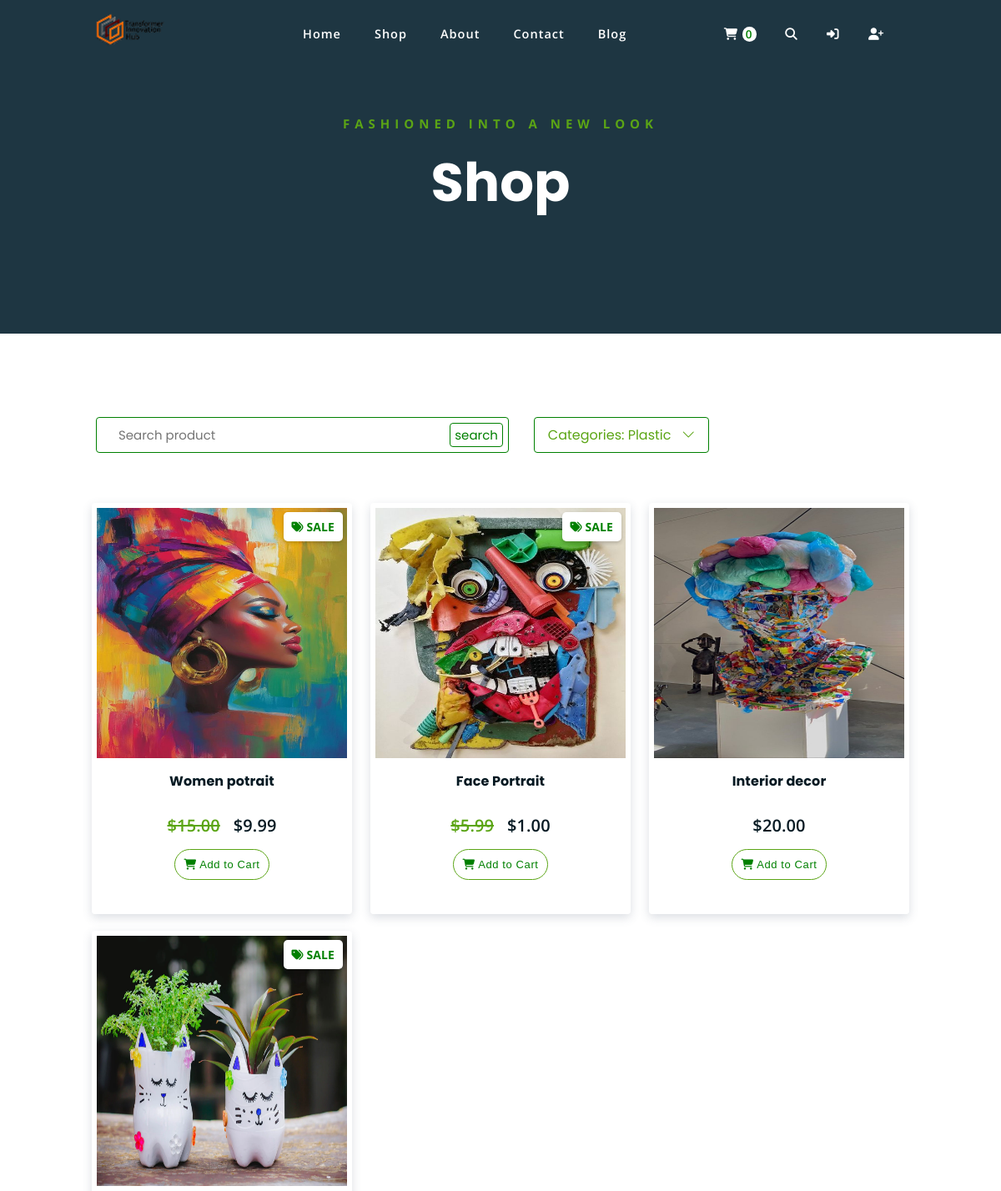
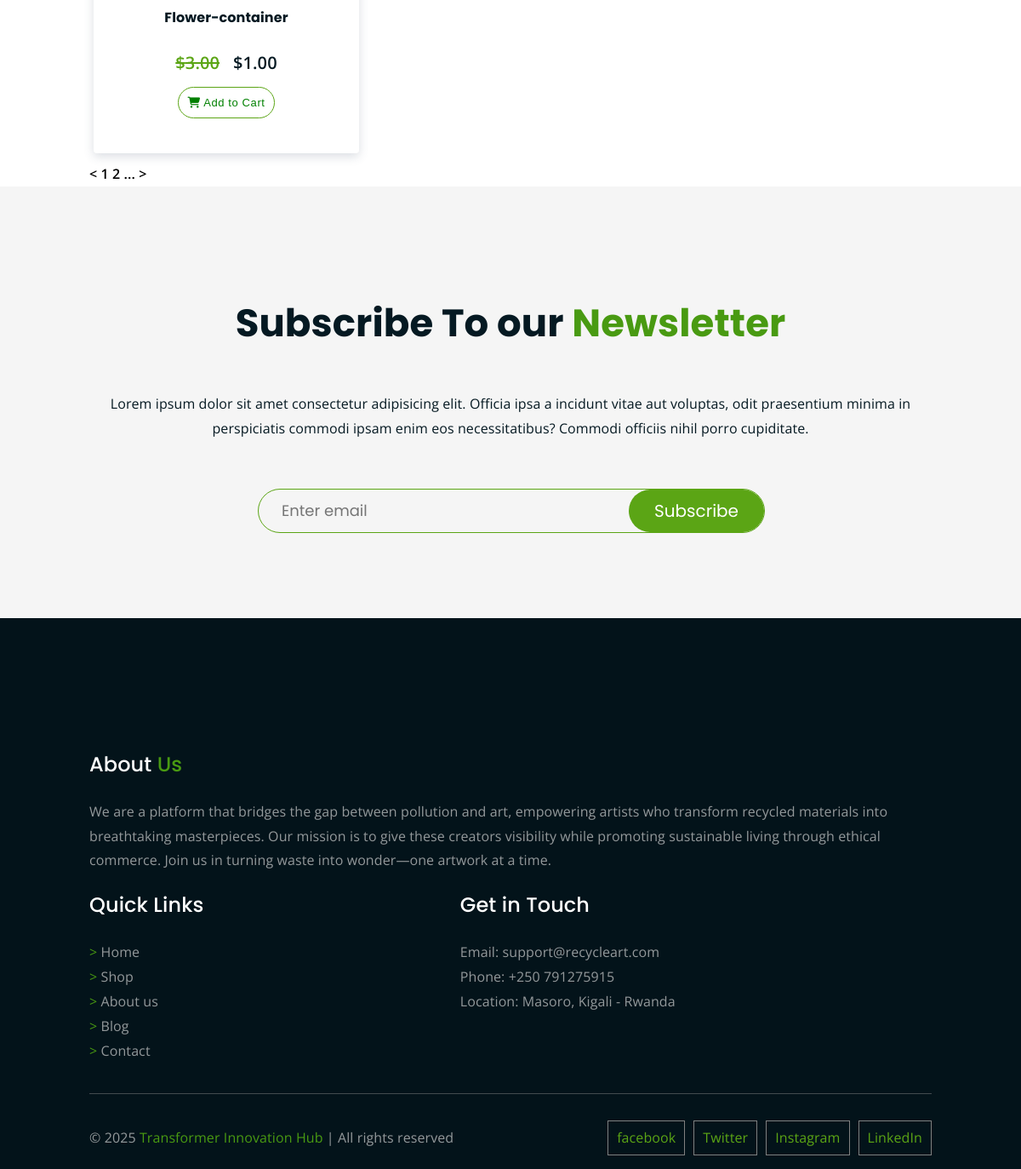
The page /category/Plastic on the database its author committed (2 pictures, top to bottom).
### webstore/models.py (models this page shows, shortened)
class Category(models.Model):
    name = models.CharField(max_length=50)
    def __str__(self):
        return self.name
    class Meta:
        verbose_name_plural = "categories"

class Product(models.Model):
    name = models.CharField(max_length=50)
    price = models.DecimalField(default=0, decimal_places=2, max_digits=6)
    category = models.ForeignKey(Category, on_delete=models.CASCADE, default=1)
    description = models.CharField(max_length=240, blank=True, default="", null=True)
    image = models.ImageField(upload_to="uploads/product")
    is_sale = models.BooleanField(default=False)
    sale_price = models.DecimalField(default=0, decimal_places=2, max_digits=6)

### webstore/views.py (the view)
# urls.py: path("category/<str:ctgry>", views.category, name="category"),
def category(request, ctgry):
    print('The category is', ctgry)
    category = Category.objects.get(name=ctgry)
    products = Product.objects.filter(category=category)
    return render(request, "shop.html", {"products": products, "category": category})

### cart/cart.py (called while the page is built)
    def __len__(self):
        return len(self.cart)

### cart/context_processors.py (called while the page is built)
def cart(request):
    return {"cart": Cart(request)}

### webstore/templates/shop.html (shortened to what this page needs)
{% extends 'layout.html' %} {% block title %}Shop - Innovation Hub{% endblock %}
{% block page_head %}
    <p class="subtitle">FASHIONED INTO A NEW LOOK</p>
    <h1>Shop</h1>
{% endblock %}
{% block page_content %}
<div class="search-filters">
  <div class="container">
    <div class="row search-row">
      <div class="search">
        <form action="">
          <input type="text" name="" id="" placeholder="Search product" />
          <input type="submit" name="" id="search-btn" value="search" />
        </form>
      </div>
      <div class="dropdown">
        {% if category %}
          <button class="dropbtn">Categories: {{ category }} &nbsp; <i class="bi bi-chevron-down"></i></button>
        {% else %}
          <button class="dropbtn">Categories: All &nbsp; <i class="bi bi-chevron-down"></i></button>
        {% endif %}
      </div>
    </div>
  </div>
</div>
    <div class="product-display">
        <div class="container">
            <div class="row">
                <div class="products-view">
                    {% for item in products %}
                        {% if item.is_sale %}
                            <div class="shop-product-item">
                              <a href="{% url 'webstore:product' item.id %}" class="shop-product-itm-ln">
                                <div class="shop-product-img">
                                    <span class="sale-badge"><i class="fas fa-tags"></i> Sale</span>
                                    <img src="{{ item.image.url }}" alt="">
                                </div>
                              </a>
                              <div class="shop-product-meta">
                                  <h4>{{ item.name }}</h4>
                                  <p class="product-price">
                                      <strike style="color: #5ba515;">${{ item.price }}</strike>
                                      &nbsp;
                                      ${{ item.sale_price }}
                                  </p>
                                  <button type="button" value="{{ item.id }}" class="add-to-cart" id="add-to-cart"><i class="fas fa-shopping-cart"></i> Add to Cart</button>
                              </div>
                            </div>
                        {% else %}
                            <div class="shop-product-item">
                              <a href="{% url 'webstore:product' item.id %}" class="shop-product-itm-ln">
                                <div class="shop-product-img">
                                    <img src="{{ item.image.url }}" alt="">
                                </div>
                              </a>
                              <div class="shop-product-meta">
                                  <h4>{{ item.name }}</h4>
                                  <p class="product-price">${{ item.price }}</p>
                                  <button type="button" value="{{ item.id }}" class="add-to-cart" id="add-to-cart"><i class="fas fa-shopping-cart"></i> Add to Cart</button>
                              </div>
                            </div>
                        {% endif %}
                    {% endfor %}
                </div>
            </div>
        </div>
    </div>
<div class="pages-change">
  <div class="container">
    <div class="row">
      <div class="pg-change-icon">
        <a href="#" class="pg-change-link"> < </a>
        <a href="#" class="pg-change-link"> 1 </a>
        <a href="#" class="pg-change-link"> 2 </a>
        <a href="#" class="pg-change-link"> ... </a>
        <a href="#" class="pg-change-link"> > </a>
      </div>
    </div>
  </div>
</div>
{% endblock %}

### webstore/static/styles/all.css (style rules this page uses)
body { font-family: "Open Sans", sans-serif; font-size: 1rem; letter-spacing: 0.1px; line-height: 1.8; margin: 0; padding: 0; }
h1, .h1, h2, .h2, h3, .h3, h4, .h4, h5, .h5, h6, .h6 { font-family: "Poppins", sans-serif; font-weight: 700; margin: 0 0 1.25rem 0; color: #051922; }
span { color: #499a12; }
.row { display: flex; flex-wrap: wrap; margin-left: -15px; margin-right: -15px; }
@media (min-width: 992px) { .container { max-width: 960px; } }
.container { margin-left: auto; margin-right: auto; width: 100%; padding-left: 15px; padding-right: 15px; }
a { text-decoration: none; color: black; font-weight: 600; }
p { font-family: "Open Sans", sans-serif; font-weight: 400; font-size: 1rem; letter-spacing: 0.1px; line-height: 1.8; color: #051922; }

### webstore/static/styles/checkout.css (style rules this page uses)
form { text-align: center; }

### webstore/static/styles/shop.css (style rules this page uses)
.search-row { align-items: center; }
.search-filters .search { margin: 100px 20px 50px 10px; border: 1px solid green; padding: 1px 1px; border-radius: 4px; color: #03131A; }
.search input { font-size: 15px; font-family: 'Poppins'; padding: 8px 100px 8px 25px; border: 0; outline: none; }
#search-btn { display: inline-block; background-color: white; color: green; padding: 2px 5px 2px 5px; border: 1px solid green; margin-right: 5px; border-radius: 4px; }
.products-view { width: 100%; display: flex; flex-wrap: wrap; justify-content: space-between; }
.shop-product-item { border-radius: 4px; border: 1px solid rgb(255, 255, 255); box-shadow: 0px 4px 12px rgba(75, 90, 113, 0.2); margin: 10px 5px; padding: 0px 0px 40px 0px; transition: 0.3s ease-in-out; }
.shop-product-itm-ln { display: block; }
.shop-product-item { text-align: center; }
.shop-product-item p { margin: 0px auto; }
.shop-product-item img { width: 300px; height: 300px; padding: 5px; border-radius: 5px; }
.product-price { font-size: 20px; font-weight: 600; padding-bottom: 10px; }
button.add-to-cart { font-weight: 500; font-size: 13px; border: 1px solid #5ba515; background-color: white; color: green; padding: 10px 10px; letter-spacing: 0.6px; border-radius: 50px; }
.sale-badge { background: #ffffff; position: absolute; top: 10px; right: 10px; color: green; font-size: 14px; font-weight: bold; padding: 5px 10px; border-radius: 5px; text-transform: uppercase; box-shadow: 0 2px 4px rgba(0, 0, 0, 0.2); z-index: 10; opacity: 1; }
.sale-badge i { font-size: 14px; }
.shop-product-img { position: relative; }
.dropdown { position: relative; display: inline-block; margin: 100px 20px 50px 10px; border: 1px solid green; padding: 1px 1px; border-radius: 4px; }
.dropbtn { background-color: white; font-family: 'Poppins'; color: #5ba515; padding: 7px 15px; font-size: 16px; border: none; cursor: pointer; border-radius: 5px; }

### webstore/static/styles/layout-styles.css (style rules this page uses)
.hero-text h1 { font-size: 64px; font-weight: 700; line-height: 1.3; color: white; }
.hero-text p.subtitle { color: #5ba515; font-weight: 700; font-size: 15px; letter-spacing: 6px; line-height: 1.8; }

### rows shown on the page
Category: name "Plastic"
Product: image (picture), name "Women potrait", price "15.00", sale_price "9.99", {{ item.id }} 3 (drawn)
Product: image (picture), name "Face Portrait", price "5.99", sale_price "1.00", {{ item.id }} 4 (drawn)
Product: image (picture), name "Interior decor", price "20.00", {{ item.id }} 5 (drawn)
Product: image (picture), name "Flower-container", price "3.00", sale_price "1.00", {{ item.id }} 10 (drawn)

### other values the page prints
{{ cart|length }} "0"
